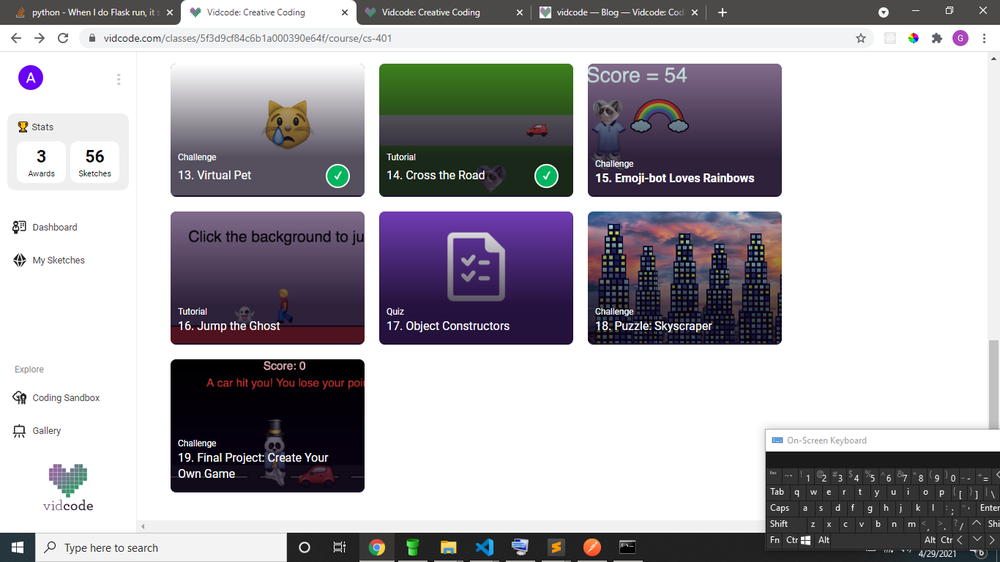
#> input picture Untitled.png, 1000 x 562 px, shrunk from 1366 x 768 before the run
$ python SimpleThres.py
#> lines starting #> are read from the running program, lines starting #| are printed output that depends on the picture; after the words box and inside, x2 and y2 are one past the last pixel; in counts of white or black regions, pixels touching at a corner belong together
import cv2
import numpy as np

image1 = cv2.imread('Untitled.png')
#> image1 is the input picture: shape (562, 1000, 3); mean B, G, R 175.8, 170.6, 173.1
img = cv2.cvtColor(image1, cv2.COLOR_BGR2GRAY)
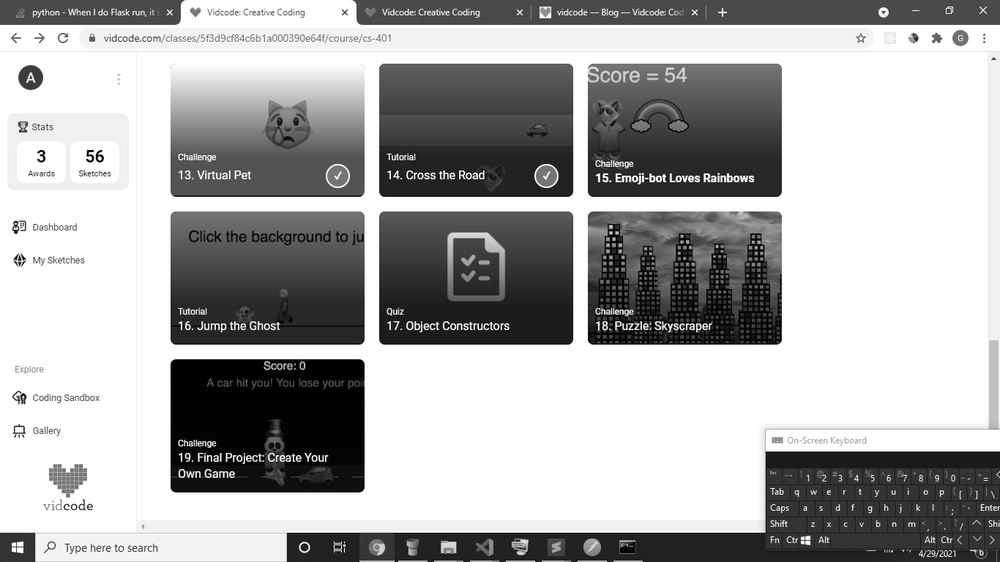
#> img: shape (562, 1000); min 0, max 255, mean 171.9

ret, thresh1 = cv2.threshold(img, 120, 255, cv2.THRESH_BINARY)
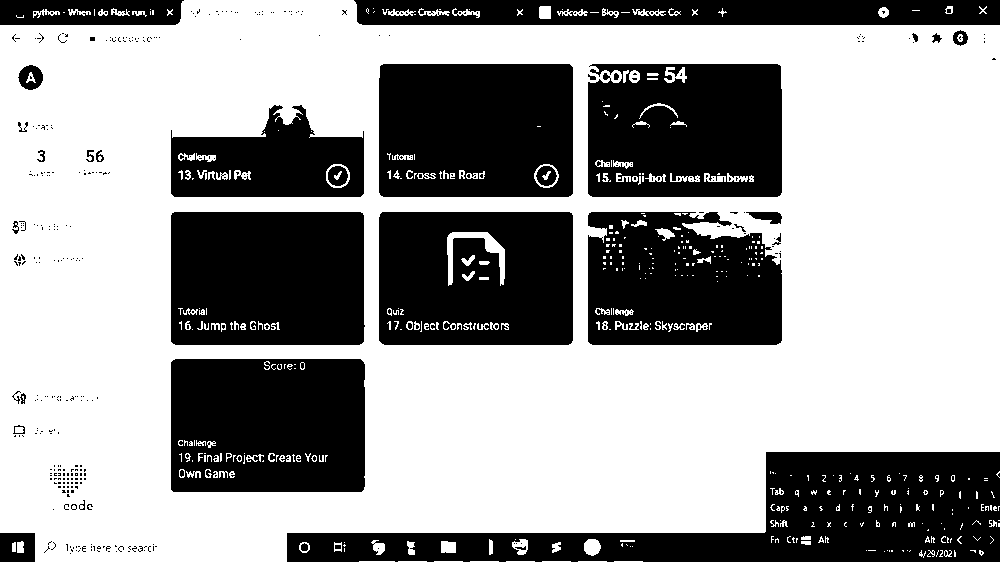
#> thresh1: shape (562, 1000); 61.5% white; 438 black regions (401 under 20 px), largest, box (x1, y1, x2, y2) and area: (287, 452, 1000, 562) 36947, (171, 212, 365, 345) 25168, (379, 64, 573, 197) 24813
ret, thresh2 = cv2.threshold(img, 120, 255, cv2.THRESH_BINARY_INV)
ret, thresh3 = cv2.threshold(img, 120, 255, cv2.THRESH_TRUNC)
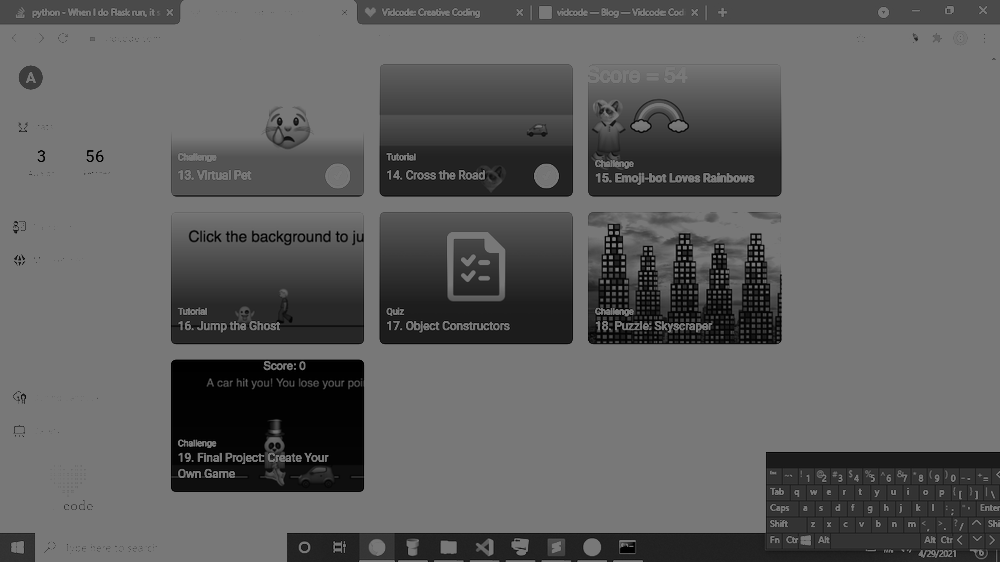
#> thresh3: shape (562, 1000); min 0, max 120, mean 94.8
ret, thresh4 = cv2.threshold(img, 120, 255, cv2.THRESH_TOZERO)
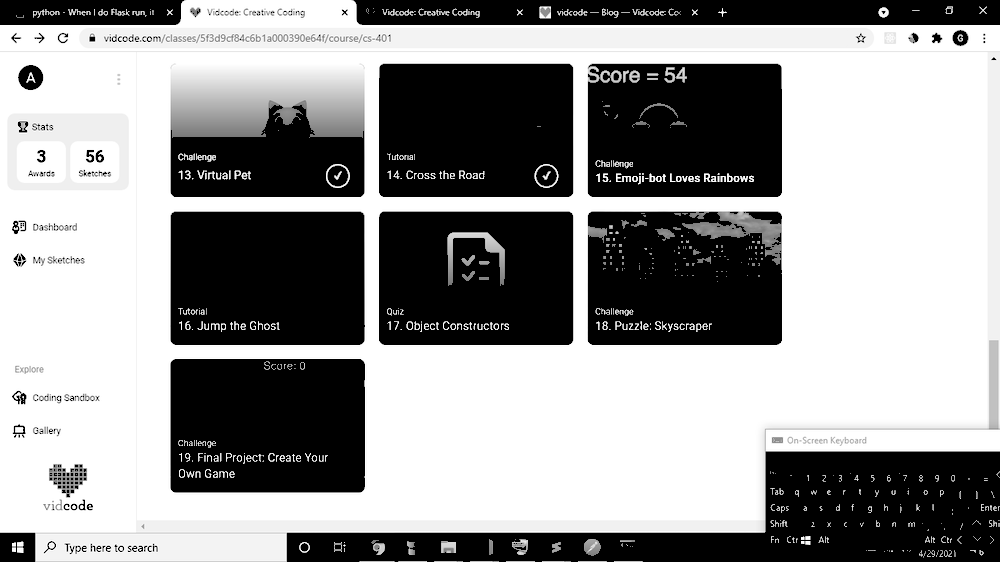
#> thresh4: shape (562, 1000); min 0, max 255, mean 150.8
ret, thresh5 = cv2.threshold(img, 120, 255, cv2.THRESH_TOZERO_INV)
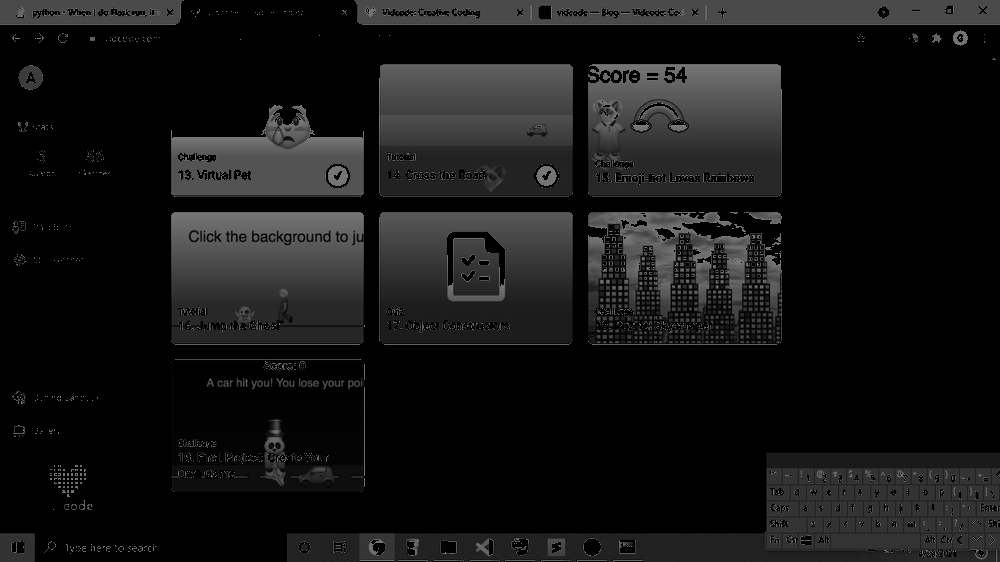
#> thresh5: shape (562, 1000); min 0, max 120, mean 21.1

cv2.imshow("Binary Threshold", thresh1)
cv2.imshow("Binary Threshold Inverted", thresh2)
cv2.imshow("Truncated Threshold", thresh3)
cv2.imshow("Set to 0", thresh4)
cv2.imshow("Set to 0 Inverted", thresh5)

if cv2.waitKey(0) & 0xff == 27:
#> (key Esc is pressed here)
	cv2.destroyAllWindows()
